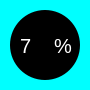
    <widget class="QFrame" name="frame_14">
     <property name="geometry">
      <rect>
       <x>1100</x>
       <y>770</y>
       <width>90</width>
       <height>90</height>
      </rect>
     </property>
     <property name="styleSheet">
      <string notr="true">QFrame{
background-color: rgb(0, 255, 255);
border-radius:45px;
}</string>
     </property>
     <property name="frameShape">
      <enum>QFrame::StyledPanel</enum>
     </property>
     <property name="frameShadow">
      <enum>QFrame::Plain</enum>
     </property>
     <widget class="QFrame" name="frame_15">
      <property name="geometry">
       <rect>
        <x>10</x>
        <y>10</y>
        <width>70</width>
        <height>70</height>
       </rect>
      </property>
      <property name="styleSheet">
       <string notr="true">QFrame{
background-color: black;
border-radius:35px;
}</string>
      </property>
      <property name="frameShape">
       <enum>QFrame::StyledPanel</enum>
      </property>
      <property name="frameShadow">
       <enum>QFrame::Plain</enum>
      </property>
      <widget class="QWidget" name="widget_44" native="true">
       <property name="geometry">
        <rect>
         <x>10</x>
         <y>10</y>
         <width>71</width>
         <height>51</height>
        </rect>
       </property>
       <property name="styleSheet">
        <string notr="true">background-color: rgba(255, 255, 255, 0);
</string>
       </property>
       <widget class="QWidget" name="horizontalLayoutWidget_14">
        <property name="geometry">
         <rect>
          <x>0</x>
          <y>0</y>
          <width>61</width>
          <height>51</height>
         </rect>
        </property>
        <layout class="QHBoxLayout" name="horizontalLayout_14">
         <item>
          <widget class="QLabel" name="Finential_statistic1_40">
           <property name="styleSheet">
            <string notr="true">color:white;
background-color: rgba(255, 255, 255, 0);
font: 20px;</string>
           </property>
           <property name="text">
            <string>7</string>
           </property>
           <property name="wordWrap">
            <bool>true</bool>
           </property>
          </widget>
         </item>
         <item>
          <widget class="QLabel" name="Finential_statistic1_41">
           <property name="styleSheet">
            <string notr="true">color:white;
font: 20px;
background-color:rgba(255, 255, 255, 0);</string>
           </property>
           <property name="frameShadow">
            <enum>QFrame::Raised</enum>
           </property>
           <property name="text">
            <string>%</string>
           </property>
           <property name="wordWrap">
            <bool>true</bool>
           </property>
          </widget>
         </item>
        </layout>
       </widget>
      </widget>
     </widget>
    </widget>
